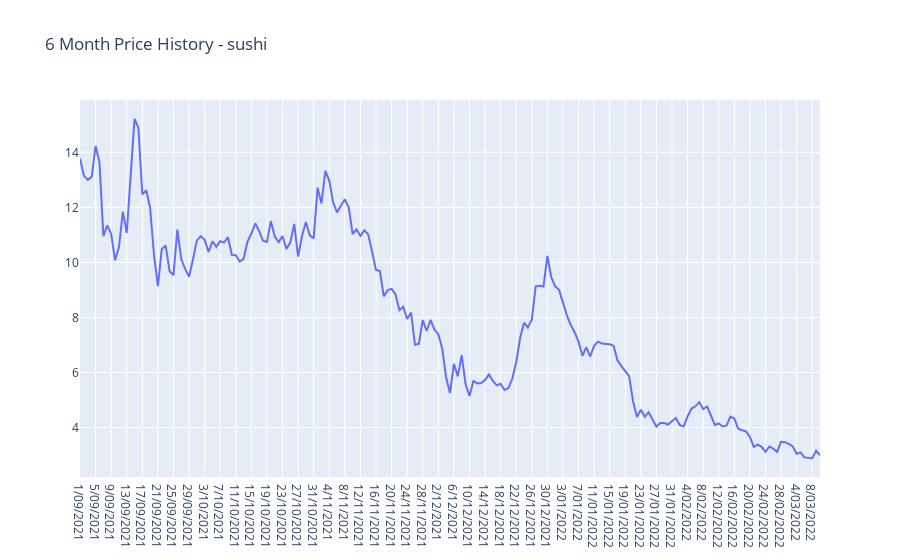

The cell this chart's notebook holds for it:
### Code cell
fig = go.Figure()

fig.add_trace(go.Line(x=time, y=price, name="Price"))

fig.update_layout(title_text=('6 Month Price History - {}').format(search_term))
# plt.plot(time, price, color="blue", linestyle="solid")  #individual plot for Price History

# plt.title(('6 Month Price History - {}').format(search_term))
# plt.xlabel('Month')
# months = ["1/09/2021","1/10/2021","1/11/2021","1/12/2021","1/01/2022", "1/02/2022", "1/03/2022"]
# plt.xticks(ticks = months, rotation = 45)
# plt.ylabel('Price in USD')

### Figure 1 — Plotly figure (JSON) as saved in the notebook; plotly's stock layout.template omitted (floating-point values rounded to 4 significant figures; data arrays with more than 128 entries replaced by an {"elided": "..."} marker saying what was removed)
{"data": [{"name": "Price", "type": "scatter", "x": {"elided": "191 str values"}, "y": {"elided": "191 float values"}}], "layout": {"title": {"text": "6 Month Price History - sushi"}}}
